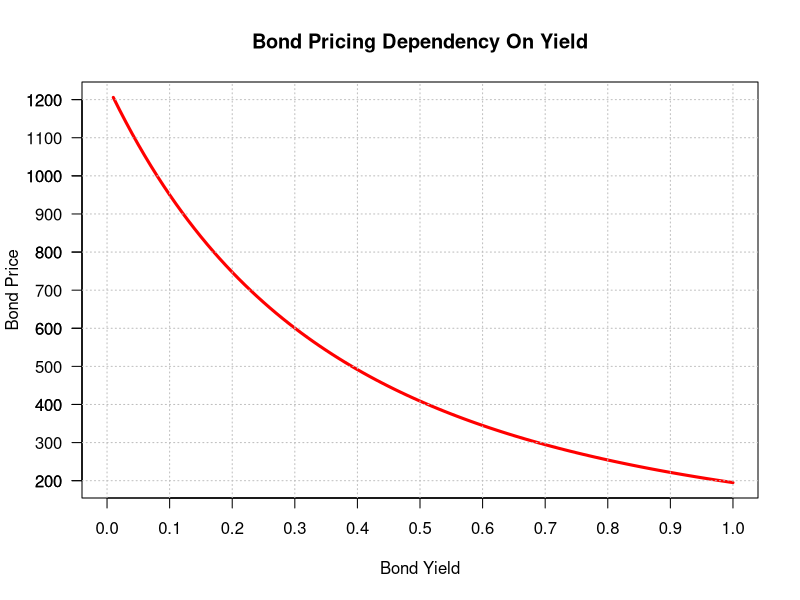

This chart was generated by the following R code:
# Relationship between rate and price
bond.plt <- function(P, C = 0, ytm, f = 1, l.bound = 0, h.bound = 100){
  
  # Empty lists for prices
  l.B.prices <- NULL
  
  # For each yield value add bond price value to list
  for (n in l.bound:h.bound){ d <- (1 + .01 * n / f) ^ ytm * f
  
  l.B.prices <- c(l.B.prices, P * (C / .01 / n * (1 - 1 / d) + 1 / d)) }
  
  # Generate plot
  plot(x = as.vector(seq(l.bound, h.bound) * .01),
       y = l.B.prices,
       type = "l",
       xlab = "Bond Yield",
       ylab = "Bond Price",
       main = "Bond Pricing Dependency On Yield",
       col = "red",
       lwd = 3,
       las = 1)
  
  # Axes 
  axis(side = 1, at = seq(10, 90, 20) * .01)
  axis(side = 2, at = seq(200, 1200, 100), las = 1)
  
  # Dotted lines
  abline(v = seq(-1, 1, .1), lty = 3, col = "grey")
  abline(h = seq(0, 1500, 100), lty = 3, col = "grey")
}
# Test
bond.plt(P = 1000, C = .08, ytm = 3, f = 1, l.bound = 0, h.bound = 100)
